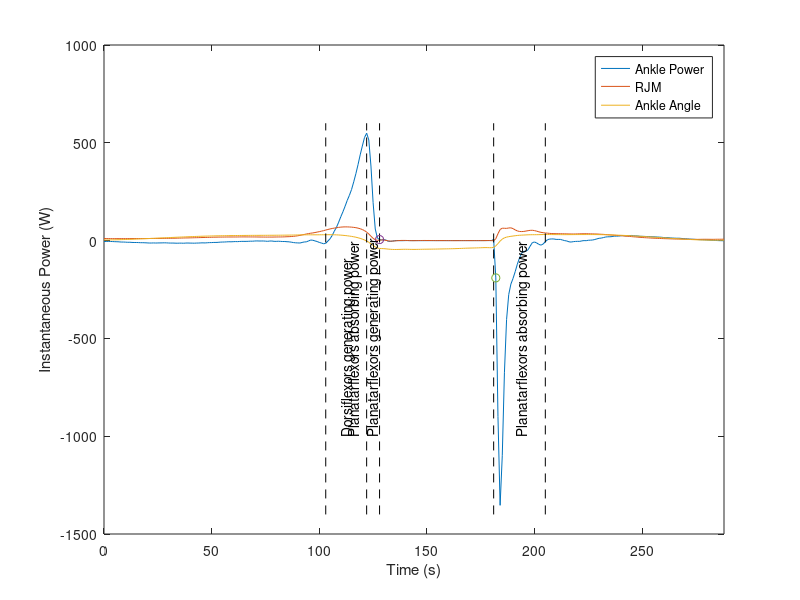
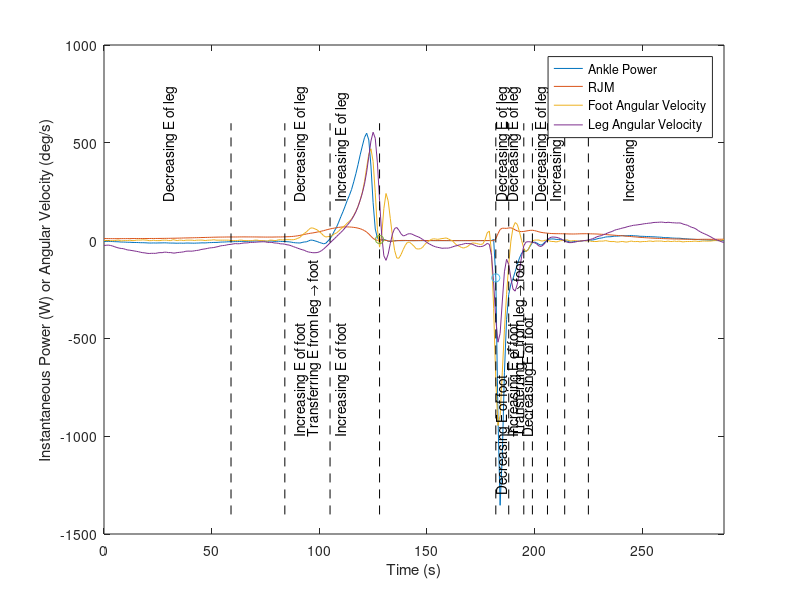

The MATLAB script that drew these images, in order:
% Created by: Anthony Le
% Last udpated: 03.18.2018

% KIN 523: Homework 8 - Work, Power, Energy, and Force Estimation
% Due: 03.16.18
%%
close all;
clear;

load('HW8_Data.mat');

f_s = 120;
delta_t = 1 / f_s;
time = frame .* delta_t;

% Problem 1
% W_ANK = degtorad(W_ANK);
W_ANK = -(W_ANK .* (pi / 180)); % in rad/s; convert degs to rads

P_ANK = dot(RJM, W_ANK, 2);

% figure(1);
% plot(time, P_ANK);
% hold on;
% xlim([0 2.4]);
% xlabel('Time (s)');
% ylabel('Instantaneous Power (W)');
% hold off;

figure(1);
plot(frame, P_ANK);
hold on;
plot(frame, RJM);
plot(frame, Ang_ANK);
plot([103 103], [-1400 600], '--k');
plot([128 128], [-1400 600], '--k');
plot([122 122], [-1400 600], '--k');
% plot([132 132], [-1400 600], '--r');
plot([181 181], [-1400 600], '--k');
plot([205 205], [-1400 600], '--k');
% plot([184 184], [-1400 600], '--g');
plot(128, P_ANK(129), 'o');
plot(182, P_ANK(183), 'o');
xlim([0 288]);
xlabel('Time (s)');
ylabel('Instantaneous Power (W)');
legend('Ankle Power', 'RJM', 'Ankle Angle');
txt1 = 'Planatarflexors generating power';
txt2 = 'Planatarflexors absorbing power';
txt3 = 'Dorsiflexors generating power';
txt4 = 'Dorsiflexors absorbing power';
set(text(113, -1000, txt3), 'Rotation', 90);
set(text(116, -1000, txt2), 'Rotation', 90);
set(text(125, -1000, txt1), 'Rotation', 90);
set(text(194, -1000, txt2), 'Rotation', 90);
hold off;

% Problem 2
% idx 129 corresponds to frame 128
sum = 0;
for i = 1:129-1 % n-1 (i.e. frame 127) 
    sum = sum + P_ANK(i);
end
Work_ANK = (P_ANK(1) + sum + P_ANK(129)) * delta_t;

% Work_ANK = [];
% for i = 1:129-1
%     work = delta_t * ((abs(P_ANK(i)) + abs(P_ANK(i+1))) / 2);
%     Work_ANK = cat(1, Work_ANK, work);
% end
% Work_ANK = sum(Work_ANK);

% Problem 3
figure(2);
plot(frame, P_ANK);
hold on;
plot(frame, RJM);
plot(frame, W_FOOT)
plot(frame, W_LEG)
plot([59 59], [-1400 600], '--k');
plot([84 84], [-1400 600], '--k');
plot([105 105], [-1400 600], '--k');
plot([128 128], [-1400 600], '--k');
plot([182 182], [-1400 600], '--k');
plot([188 188], [-1400 600], '--k');
plot([195 195], [-1400 600], '--k');
plot([199 199], [-1400 600], '--k');
plot([206 206], [-1400 600], '--k');
plot([214 214], [-1400 600], '--k');
plot([225 225], [-1400 600], '--k');
plot(128, P_ANK(129), 'o');
plot(182, P_ANK(183), 'o');
xlim([0 288]);
xlabel('Time (s)');
ylabel('Instantaneous Power (W) or Angular Velocity (deg/s)');
legend('Ankle Power', 'RJM', 'Foot Angular Velocity', 'Leg Angular Velocity');
txt5 = 'Increasing E of foot';
txt6 = 'Decreasing E of foot';
txt7 = 'Increasing E of leg';
txt8 = 'Decreasing E of leg';
txt9 = 'Transferring E from foot \rightarrow leg';
txt10 = 'Transferring E from leg \rightarrow foot';
set(text(30, 200, txt8), 'Rotation', 90);
set(text(91, 200, txt8), 'Rotation', 90);
set(text(91, -1000, txt5), 'Rotation', 90);
set(text(97, -1000, txt10), 'Rotation', 90);
set(text(110, 200, txt7), 'Rotation', 90);
set(text(110, -1000, txt5), 'Rotation', 90);
set(text(185, 200, txt8), 'Rotation', 90);
set(text(185, -1300, txt6), 'Rotation', 90);
set(text(190, 200, txt8), 'Rotation', 90);
set(text(190, -1000, txt5), 'Rotation', 90);
set(text(193, -1000, txt10), 'Rotation', 90);
set(text(197, -1000, txt6), 'Rotation', 90);
set(text(203, 200, txt8), 'Rotation', 90);
set(text(210, 200, txt7), 'Rotation', 90);
set(text(244, 200, txt7), 'Rotation', 90);
hold off;
